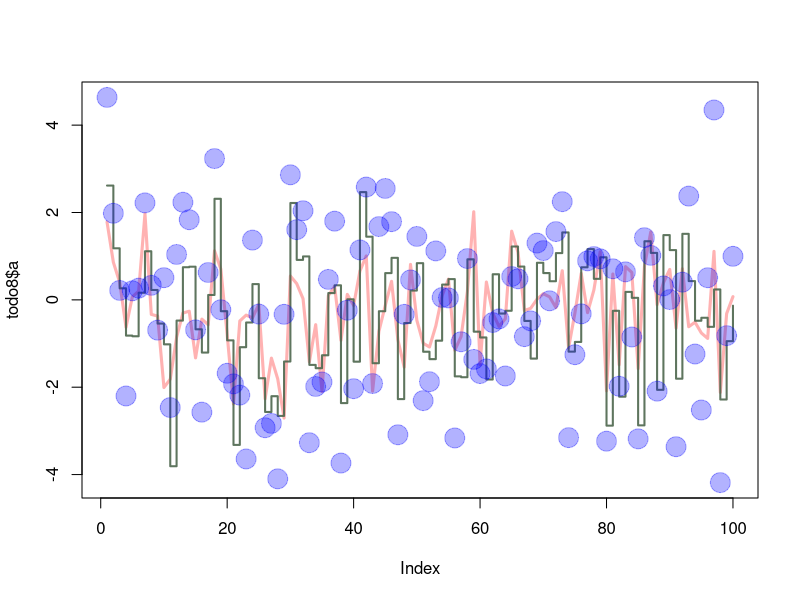

Generate this figure with R:
#TO DO 9

x1 <- c(rnorm(100))
x2<- c(rnorm(100))
x3<- c(rnorm(100))
todo8 = data.frame(a=x1,b=x1+x2,c=x1+x2+x3)
plot(todo8$a, type="l", ylim=range(todo8),lwd=3, col=rgb(1,0,0,0.3))
lines(todo8$b, type="s", lwd=2,col=rgb(0.3,0.4,0.3,0.9))
points(todo8$c, pch=20, cex=4,col=rgb(0,0,1,0.3))
?rgb
